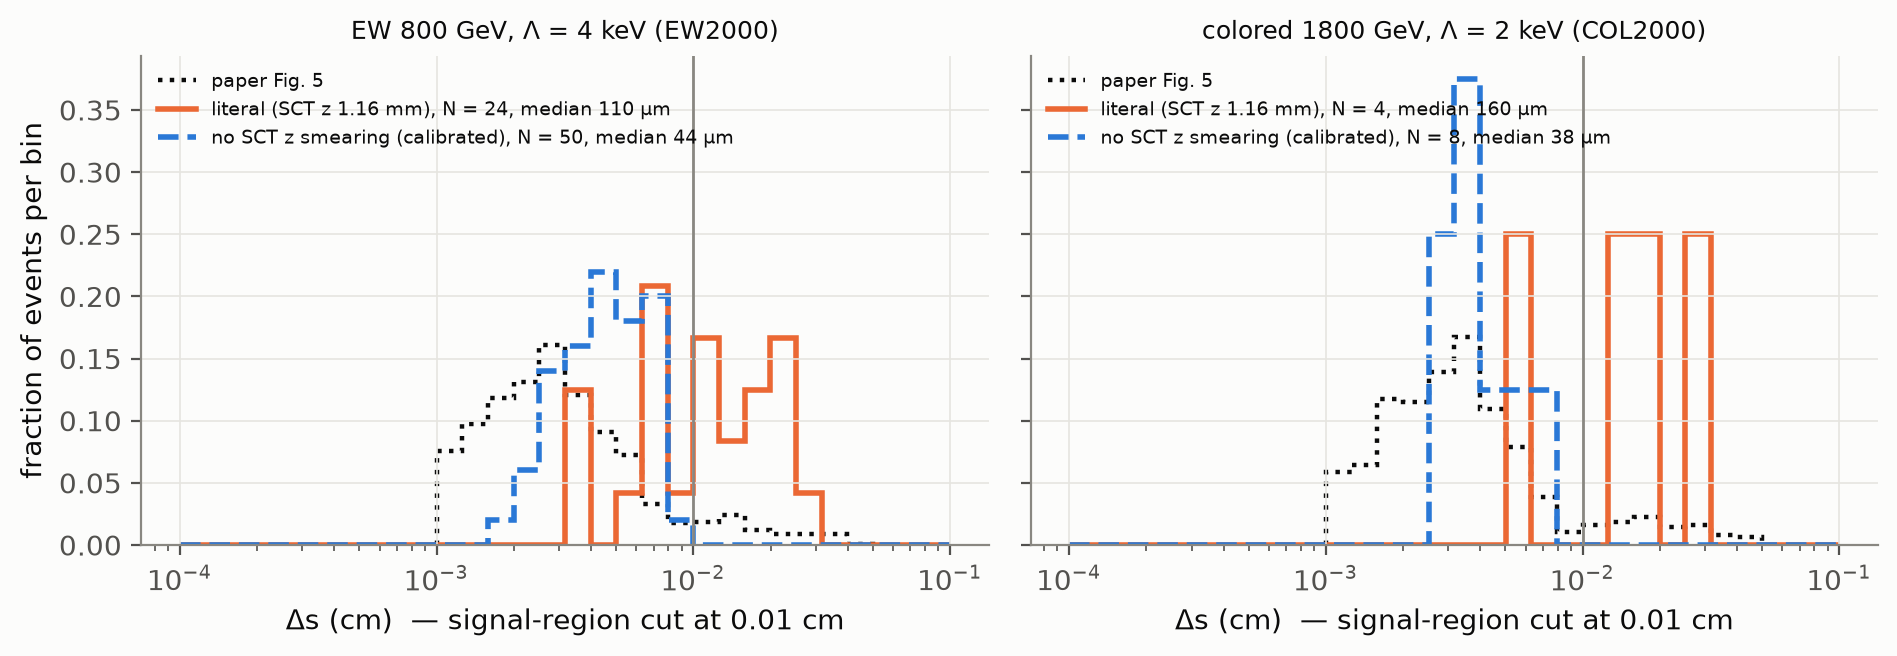

This figure's Python source:
#!/usr/bin/env python3
"""F15: signal Delta_s (plane + hit multiplicity, i.e. 'before the final cut') for EW2000 and COL2000, literal geometry,
with the literal SCT z smearing (1160 um) and with no z smearing (calibrated diagnostic), vs the paper's digitised Fig. 5.
Unit-area histograms on the paper's own 10-per-decade log bins; the vertical line is the 0.01 cm cut."""
import os, sys, json, numpy as np, pandas as pd
HERE = os.path.dirname(os.path.abspath(__file__)); sys.path.insert(0, HERE)
import fig_utils as fu
T = f"{HERE}/../tables"; FIG5 = f"{HERE}/../../PAPER_TABLE_I_REPRODUCTION_FORENSICS_2026-10-02/tables/paper_fig5_extracted.json"
TR = lambda s: s.astype(str) == "True"
pe = pd.read_csv(f"{T}/signal_per_event_all_configs.csv")
rows = []
for smp, lab in [("EW2000", "EW Quirk"), ("COL2000", "Colored Quirk")]:
    for sct, name in [("Z1160", "literal (SCT z 1.16 mm)"), ("Z0", "no SCT z smearing (calibrated)")]:
        x = pe[(pe["sample"] == smp) & (pe.geom == "B") & (pe.sct == sct) & (pe.wconv == "W1") & TR(pe.fid) & TR(pe.plane) & TR(pe.mult)]
        rows += [dict(sample=smp, series=name, ds_cm=v, bin_lo=np.nan, bin_hi=np.nan, frac=np.nan) for v in x.ds]
    h = json.load(open(FIG5))["delta_s_cm"]["histograms"][lab]; tot = sum(t["height"] for t in h)
    rows += [dict(sample=smp, series="paper Fig. 5 (digitised)", ds_cm=np.nan, bin_lo=t["lo"], bin_hi=t["hi"], frac=t["height"] / tot) for t in h]
src = pd.DataFrame(rows); E = 10 ** np.arange(-4, -0.99, 0.1)

def plot(d):
    import matplotlib.pyplot as plt
    fig, axes = plt.subplots(1, 2, figsize=(9.6, 3.4), sharey=True)
    for ax, smp, title in zip(axes, ["EW2000", "COL2000"], ["EW 800 GeV, Λ = 4 keV (EW2000)", "colored 1800 GeV, Λ = 2 keV (COL2000)"]):
        g = d[d["sample"] == smp]
        p = g[g.series.str.startswith("paper")]
        ax.stairs(p.frac.values, np.r_[p.bin_lo.values, p.bin_hi.values[-1]], color=fu.INK, lw=1.6, ls=":", label="paper Fig. 5")
        for j, (nm, col, ls) in enumerate([("literal (SCT z 1.16 mm)", fu.SERIES[1], "-"), ("no SCT z smearing (calibrated)", fu.SERIES[0], "--")]):
            v = g[g.series == nm].ds_cm.dropna(); hh = np.histogram(v, bins=E)[0].astype(float)
            ax.stairs(hh / max(hh.sum(), 1), E, color=col, lw=2, ls=ls, label=f"{nm}, N = {len(v)}, median {np.median(v)*1e4:.0f} µm")
        ax.axvline(0.01, color=fu.MUTED, lw=1); ax.text(0.0105, ax.get_ylim()[1] * 0.02 if False else 0.0, "", fontsize=7)
        ax.set_xscale("log"); ax.set_xlabel("Δs (cm)  — signal-region cut at 0.01 cm"); ax.set_title(title, fontsize=9); ax.legend(fontsize=6.8, loc="upper left")
    axes[0].set_ylabel("fraction of events per bin"); fig.tight_layout(); return fig

fu.figure("F15_signal_ds_vs_paper", src, plot,
          "Signal Δs before the final cut (plane + hit multiplicity), literal geometry, unit area on the paper's log bins. With the SCT z smearing "
          "the text implies (1.16 mm) our Δs sits well right of the paper's Fig. 5 (EW median 110 µm vs ~28 µm); without it, it moves close to the paper (44 µm) but not exactly onto it.",
          [f"{T}/signal_per_event_all_configs.csv", FIG5], "EW2000 and COL2000, geometry B, plane & mult", os.path.abspath(__file__))
for (s, n), g in src.dropna(subset=["ds_cm"]).groupby(["sample", "series"]): print(s, n, len(g), round(g.ds_cm.median() * 1e4), "um")
